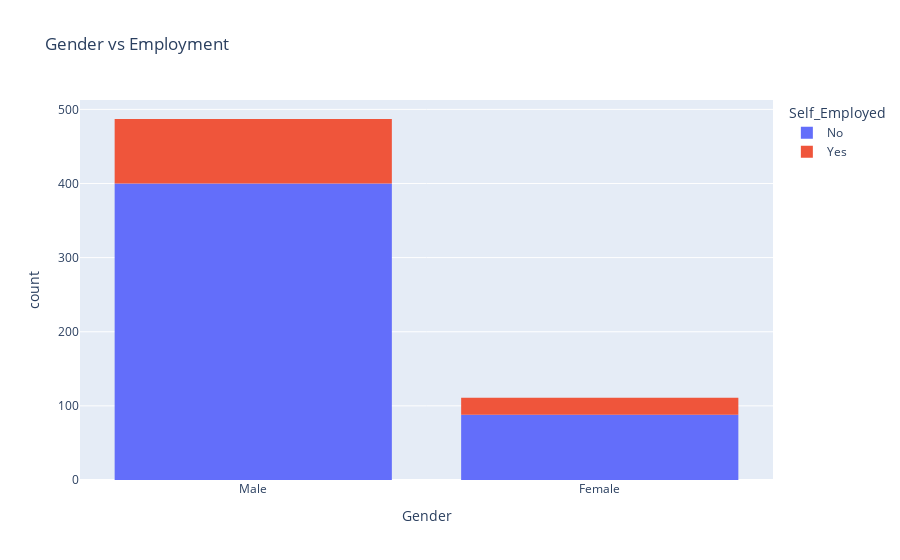

The cell this chart's notebook holds for it:
### Code cell
px.histogram(df_loan,x='Gender',title="Gender vs Employment",color='Self_Employed')

### Figure 1 — Plotly figure (JSON) as saved in the notebook; plotly's stock layout.template omitted (floating-point values rounded to 4 significant figures; data arrays with more than 128 entries replaced by an {"elided": "..."} marker saying what was removed)
{"data": [{"alignmentgroup": "True", "bingroup": "x", "hovertemplate": "Self_Employed=No<br>Gender=%{x}<br>count=%{y}<extra></extra>", "legendgroup": "No", "marker": {"color": "#636efa", "pattern": {"shape": ""}}, "name": "No", "offsetgroup": "No", "orientation": "v", "showlegend": true, "type": "histogram", "x": {"elided": "488 str values"}, "xaxis": "x", "yaxis": "y"}, {"alignmentgroup": "True", "bingroup": "x", "hovertemplate": "Self_Employed=Yes<br>Gender=%{x}<br>count=%{y}<extra></extra>", "legendgroup": "Yes", "marker": {"color": "#EF553B", "pattern": {"shape": ""}}, "name": "Yes", "offsetgroup": "Yes", "orientation": "v", "showlegend": true, "type": "histogram", "x": ["Male", "Male", "Male", "Male", "Male", "Male", "Female", "Male", "Male", "Male", "Female", "Male", "Male", "Male", "Male", "Male", "Male", "Male", "Male", "Male", "Female", "Female", "Male", "Male", "Male", "Male", "Male", "Male", "Male", "Male", "Male", "Male", "Male", "Male", "Male", "Male", "Male", "Male", "Male", "Male", "Male", "Male", "Female", "Male", "Male", "Male", "Male", "Male", "Female", "Male", "Female", "Male", "Male", "Male", "Male", "Male", "Male", "Male", "Male", "Male", "Male", "Female", "Male", "Female", "Male", "Female", "Male", "Male", "Male", "Female", "Female", "Male", "Male", "Female", "Male", "Male", "Female", "Male", "Male", "Male", "Male", "Female", "Female", "Male", "Female", "Male", "Male", "Male", "Female", "Male", "Male", "Male", "Male", "Male", "Female", "Male", "Female", "Male", "Male", "Female", "Male", "Male", "Male", "Male", "Male", "Male", "Male", "Female", "Male", "Female"], "xaxis": "x", "yaxis": "y"}], "layout": {"autosize": true, "barmode": "relative", "legend": {"title": {"text": "Self_Employed"}, "tracegroupgap": 0}, "title": {"text": "Gender vs Employment"}, "xaxis": {"anchor": "y", "autorange": true, "domain": [0, 1], "range": [-0.5, 1.5], "title": {"text": "Gender"}, "type": "category"}, "yaxis": {"anchor": "x", "autorange": true, "domain": [0, 1], "range": [0, 512.6], "title": {"text": "count"}}}}
